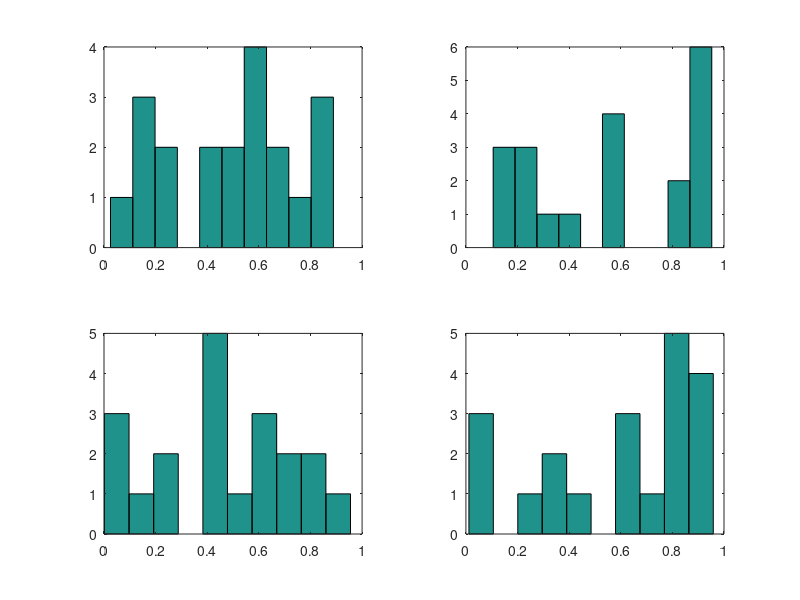

Write MATLAB code to recreate this figure.
# "force script not function m-file" trick
0;

function  y = gen1(x,N)
m=8191;
a=101;
c=1731;
y=zeros(N,1);
for i=1:N
x=mod(a.*x+c,m);
y(i)=x/m;
endfor
endfunction

function  y = gen2(x,N)
a=517;
m=32767;
c=6923;
y=zeros(N,1);
for i=1:N
x=mod(a.*x+c,m);
y(i)=x/m;
endfor
endfunction

function y = gen3(x,N)
c=65536;
y=zeros(N,1);
for i=1:N
x=x*25;
x=mod(x,c);
x=x*125;
x=mod(x,c);
y(i)=x/c;
endfor
endfunction


subplot(221)
x0 = rand(20,1)
hist(x0)
subplot(222)
x1 = gen1(1,20)
hist(x1)
subplot(223)
x2 = gen2(1,20)
hist(x2)
subplot(224)
x3 = gen3(1,20)
hist(x3)